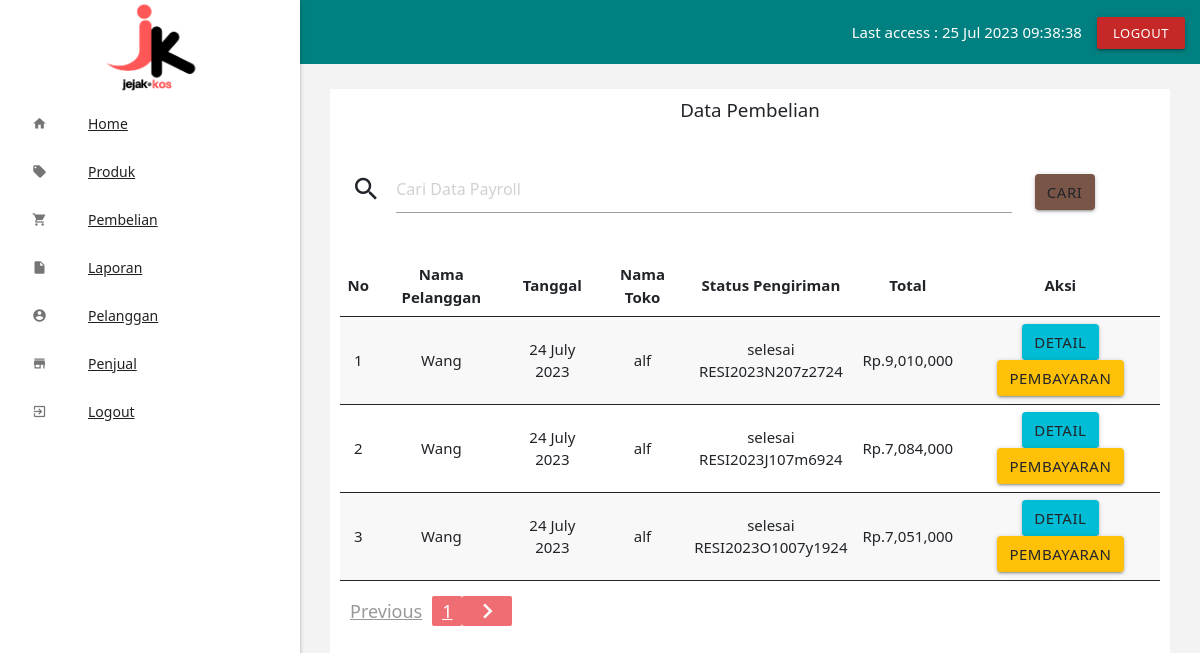
The app's page /admin/index.php?halaman=pembelian (signed in), older data.
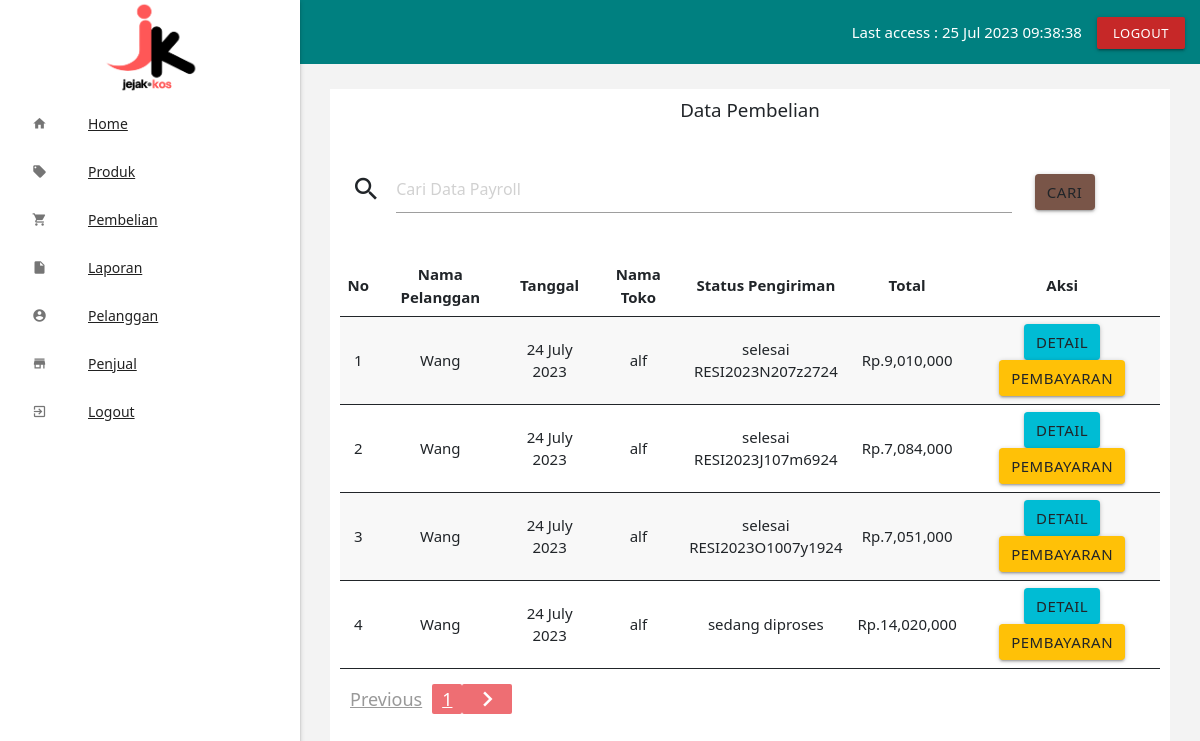
The same page, newer data.
### tables this page shows
CREATE TABLE `pembelian` (
  `id_pembelian` int(11) NOT NULL,
  `id_pelanggan` varchar(30) NOT NULL,
  `id_toko` varchar(30) NOT NULL,
  `id_pengiriman` int(11) NOT NULL,
  `distrik_toko` varchar(50) NOT NULL,
  `tanggal_pembelian` date NOT NULL,
  `total_pembelian` int(11) NOT NULL,
  `alamat_pengiriman` text NOT NULL,
  `resi_pengiriman` varchar(50) NOT NULL,
  `totalberat` int(11) NOT NULL,
  `provinsi` varchar(255) NOT NULL,
  `distrik` varchar(255) NOT NULL,
  `tipe` varchar(255) NOT NULL,
  `kodepos` varchar(255) NOT NULL,
  `ekspedisi` varchar(255) NOT NULL,
  `paket` varchar(255) NOT NULL,
  `ongkir` int(11) NOT NULL,
  `estimasi` varchar(255) NOT NULL,
  `status_pembelian` varchar(100) NOT NULL DEFAULT 'sedang diproses'
);

CREATE TABLE `pelanggan` (
  `id_pelanggan` int(50) NOT NULL,
  `email_pelanggan` varchar(100) NOT NULL,
  `password_pelanggan` varchar(50) NOT NULL,
  `nama_pelanggan` varchar(50) NOT NULL,
  `jk_pelanggan` enum('pria','wanita','','') NOT NULL,
  `tgl_lahir` date NOT NULL,
  `alamat_pelanggan` text NOT NULL,
  `telepon_pelanggan` varchar(25) NOT NULL,
  `foto_pelanggan` varchar(100) NOT NULL,
  `status` enum('pelanggan','penjual','','') NOT NULL DEFAULT 'pelanggan'
);

CREATE TABLE `toko` (
  `id_toko` int(30) NOT NULL,
  `nama_toko` varchar(30) NOT NULL,
  `telepon_toko` varchar(15) NOT NULL,
  `email_toko` varchar(50) NOT NULL,
  `nama_bank` enum('bca','bni','bri','mandiri') NOT NULL,
  `rek_bank` varchar(20) NOT NULL,
  `foto_toko` varchar(100) NOT NULL,
  `deskripsi_toko` varchar(255) NOT NULL,
  `provinsi_toko` varchar(50) NOT NULL,
  `distrik_toko` varchar(50) NOT NULL,
  `alamat_toko` varchar(100) NOT NULL,
  `bergabung` date NOT NULL
);

CREATE TABLE `pengiriman` (
  `id_pengiriman` int(11) NOT NULL,
  `status_pengiriman` varchar(30) NOT NULL
);

### admin/pembelian.php (the view, shortened to what the changed rows need)
<?php   include "header.php" ?>
<br>
<table class="table striped centered">
	<thead>
		<tr>
			<th>No</th>
			<th>Nama Pelanggan</th>
			<th>Tanggal</th>
			<th>Nama Toko</th>
			<th>Status Pengiriman</th>
			<th>Total</th>
			<th>Aksi</th>
		</tr>
	</thead>
	<tbody>
   <?php if ((isset($_POST['keyword']))): ?>
    <?php  $page = (isset($_GET['page']))? (int) $_GET['page'] : 1;
    $limit = 10;
    $limitStart = ($page - 1) * $limit;
    $keyword= $_POST["keyword"];
    $SqlQuery=$koneksi->query("SELECT * FROM pembelian
      JOIN pelanggan ON pembelian.id_pelanggan = pelanggan.id_pelanggan
      JOIN toko ON pembelian.id_toko = toko.id_toko
      JOIN pengiriman ON pembelian.id_pengiriman = pengiriman.id_pengiriman
      WHERE nama_pelanggan LIKE '%$keyword%'
      OR nama_toko LIKE '%$keyword%'
      OR status_pengiriman  LIKE '%$keyword%'
      ORDER BY id_pembelian
      LIMIT ".$limitStart.",".$limit);
    $nomor = $limitStart + 1;
    while($row = mysqli_fetch_array($SqlQuery)){
     ?>
       <tr>
       	<td><?php echo $nomor; ?></td>
			<td><?php echo $row['nama_pelanggan'] ; ?></td>
			<td><?php echo date("d F Y",strtotime($row['tanggal_pembelian'])) ; ?></td>
			<td><?php echo $row["nama_toko"]; ?></td>
			 <td><?php echo $row['status_pengiriman']; ?><br>
      <?php if (isset($row['resi_pengiriman'])): ?>
           <?php echo $row['resi_pengiriman'] ;?>
         <?php endif ?>
      </td>
			<td>Rp.<?php echo number_format($row['total_pembelian']); ?></td>
			 <td>
        <a href="index.php?halaman=detail&id=<?php echo $row['id_pembelian']; ?>"
          class="btn cyan">detail</a>
          <?php if($row['id_pengiriman'] > 0): ?>
          <a href="index.php?halaman=pembayaran&id=<?php echo $row['id_pembelian'] ?>"> <button class="btn amber">pembayaran</button></a>
        <?php endif ?>
      </td>
		</tr>
		<?php $nomor++; ?>
		<?php } ?>
		 <?php else: ?>
		<?php
		 $page = (isset($_GET['page']))? (int) $_GET['page'] : 1;
     $limit = 10;
     $limitStart = ($page - 1) * $limit;
     $SqlQuery = mysqli_query($koneksi, "SELECT * FROM pembelian
		JOIN pelanggan ON pembelian.id_pelanggan=pelanggan.id_pelanggan
		JOIN toko ON pembelian.id_toko=toko.id_toko
    JOIN pengiriman ON pembelian.id_pengiriman = pengiriman.id_pengiriman
    ORDER BY id_pembelian
      LIMIT ".$limitStart.",".$limit);
     $nomor = $limitStart + 1;
     while($row = mysqli_fetch_array($SqlQuery)){
		 ?>
		<tr>
			<td><?php echo $nomor; ?></td>
			<td><?php echo $row['nama_pelanggan'] ; ?></td>
			<td><?php echo date("d F Y",strtotime($row['tanggal_pembelian'])) ; ?></td>
			<td><?php echo $row["nama_toko"]; ?></td>
			<td><?php echo $row['status_pengiriman']; ?><br>
      <?php if (isset($row['resi_pengiriman'])): ?>
           <?php echo $row['resi_pengiriman'] ;?>
         <?php endif ?>
      </td>
			<td>Rp.<?php echo number_format($row['total_pembelian']); ?></td>
			<td>
				<a href="index.php?halaman=detail&id=<?php echo $row['id_pembelian']; ?>"
					class="btn cyan">detail</a>
					<?php if($row['id_pengiriman'] > 0): ?>
					<a href="index.php?halaman=pembayaran&id=<?php echo $row['id_pembelian'] ?>"> <button class="btn amber">pembayaran</button></a>
				<?php endif ?>
			</td>
		</tr>
		<?php $nomor++; ?>
		<?php } ?>
	<?php endif ?>
	</tbody>
</table>
<div align="right">
  <ul class="pagination">
    <?php
    $SqlQuery = mysqli_query($koneksi, "SELECT * FROM pembelian
		JOIN pelanggan ON pembelian.id_pelanggan=pelanggan.id_pelanggan
		JOIN toko ON pembelian.id_toko=toko.id_toko");
    $JumlahData = mysqli_num_rows($SqlQuery);
    $jumlahPage = ceil($JumlahData / $limit);
    $jumlahNumber = 1;
    $startNumber = ($page > $jumlahNumber)? $page - $jumlahNumber : 1;
    $endNumber = ($page < ($jumlahPage - $jumlahNumber))? $page + $jumlahNumber : $jumlahPage;
    for($i = $startNumber; $i <= $endNumber; $i++){
      $linkActive = ($page == $i)? '<li class="active">' : '';
      ?>
      <li  class="waves-effect"><?php echo $linkActive; ?><a href="index.php?halaman=pembelian&page=<?php echo $i; ?>"><?php echo $i; ?></a></li>
      <?php
    }
    ?>
  </ul>
</div>
</div>

Row changes from the older to the newer data that the page shows:
added pembelian: id_pelanggan.nama_pelanggan "Wang", tanggal_pembelian "24 July 2023", id_toko.nama_toko "alf", id_pengiriman.status_pengiriman "sedang diproses", total_pembelian "14,020,000"
